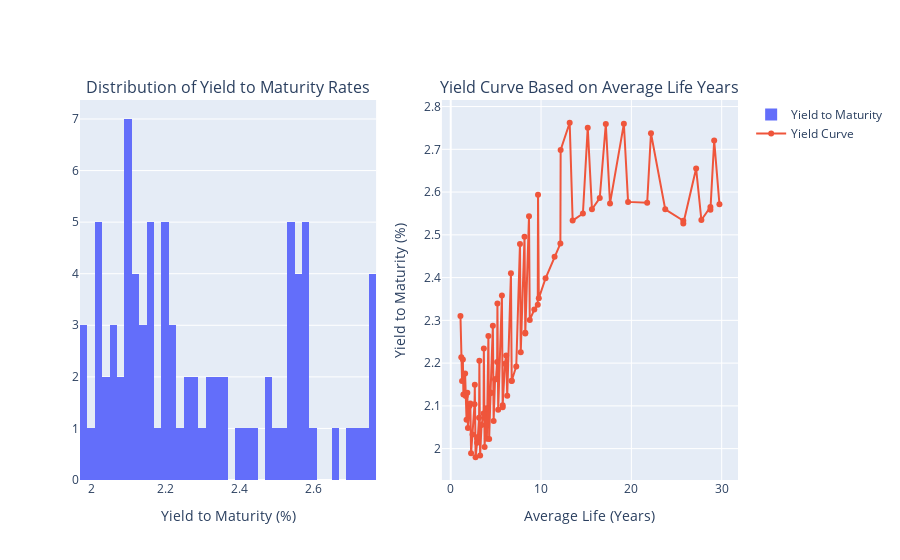

Write notebook code for a chart like this one.
### Code cell
plot_yield_distribution_and_curve(index_constituents, 'Constituent Rating Sector', 'AAA')
